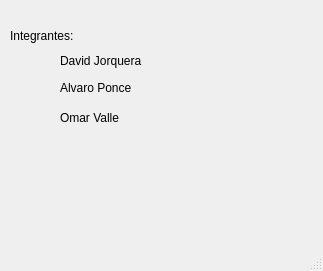
<?xml version="1.0" encoding="UTF-8"?>
<ui version="4.0">
 <class>Cargar</class>
 <widget class="QMainWindow" name="Cargar">
  <property name="geometry">
   <rect>
    <x>0</x>
    <y>0</y>
    <width>323</width>
    <height>271</height>
   </rect>
  </property>
  <property name="windowTitle">
   <string>MainWindow</string>
  </property>
  <widget class="QWidget" name="centralwidget">
   <widget class="QLabel" name="label">
    <property name="geometry">
     <rect>
      <x>10</x>
      <y>20</y>
      <width>91</width>
      <height>31</height>
     </rect>
    </property>
    <property name="text">
     <string>Integrantes:</string>
    </property>
   </widget>
   <widget class="QLabel" name="label_2">
    <property name="geometry">
     <rect>
      <x>60</x>
      <y>50</y>
      <width>91</width>
      <height>21</height>
     </rect>
    </property>
    <property name="text">
     <string>David Jorquera</string>
    </property>
   </widget>
   <widget class="QLabel" name="label_3">
    <property name="geometry">
     <rect>
      <x>60</x>
      <y>80</y>
      <width>91</width>
      <height>16</height>
     </rect>
    </property>
    <property name="text">
     <string>Alvaro Ponce</string>
    </property>
   </widget>
   <widget class="QLabel" name="label_4">
    <property name="geometry">
     <rect>
      <x>60</x>
      <y>110</y>
      <width>81</width>
      <height>16</height>
     </rect>
    </property>
    <property name="text">
     <string>Omar Valle</string>
    </property>
   </widget>
  </widget>
  <widget class="QStatusBar" name="statusbar"/>
 </widget>
 <resources/>
 <connections/>
</ui>
